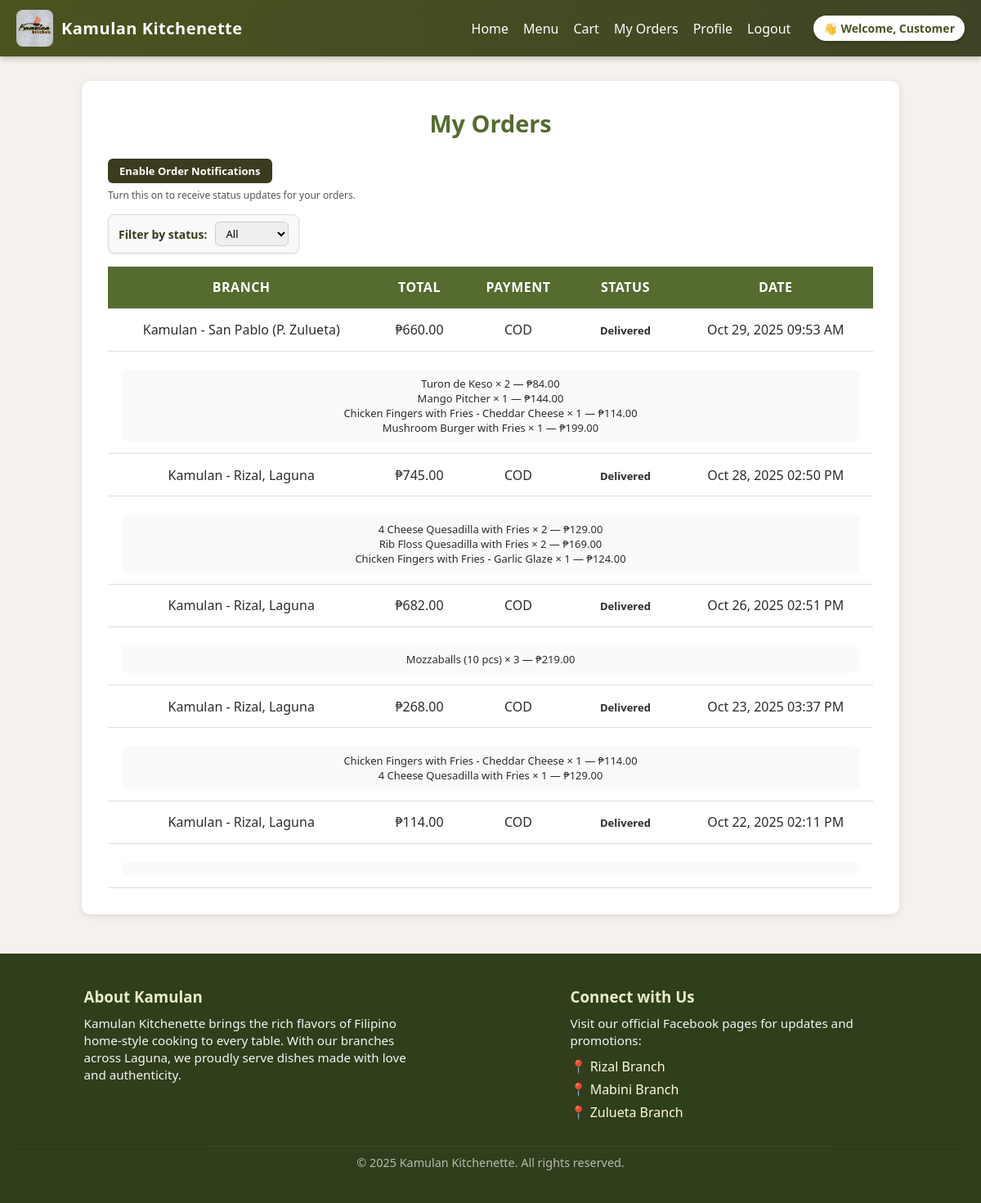
/buyer/orders.php (signed in), run on the app's committed database.
### tables this page shows
CREATE TABLE `orders` (
  `id` int(11) NOT NULL,
  `user_id` int(11) DEFAULT NULL,
  `branch_id` int(11) DEFAULT NULL,
  `address` varchar(255) DEFAULT NULL,
  `phone` varchar(20) DEFAULT NULL,
  `note` text DEFAULT NULL,
  `total` decimal(10,2) DEFAULT NULL,
  `payment_method` enum('COD','GCash') DEFAULT 'COD',
  `status` enum('Placed','Preparing','Out for Delivery','Delivered','Cancelled') DEFAULT 'Placed',
  `rider_id` int(11) DEFAULT NULL,
  `created_at` timestamp NOT NULL DEFAULT current_timestamp(),
  `delivered_at` datetime DEFAULT NULL,
  `delivery_fee` decimal(10,2) NOT NULL DEFAULT 0.00
);

CREATE TABLE `branches` (
  `id` int(11) NOT NULL,
  `name` varchar(150) NOT NULL,
  `address` varchar(255) DEFAULT NULL,
  `contact` varchar(50) DEFAULT NULL,
  `created_at` timestamp NOT NULL DEFAULT current_timestamp(),
  `delivery_fee` decimal(10,2) NOT NULL DEFAULT 0.00
);

CREATE TABLE `order_items` (
  `id` int(11) NOT NULL,
  `order_id` int(11) DEFAULT NULL,
  `menu_item_id` int(11) DEFAULT NULL,
  `qty` int(11) DEFAULT NULL,
  `price` decimal(10,2) DEFAULT NULL,
  `addons` text DEFAULT NULL
);

CREATE TABLE `menu_items` (
  `id` int(11) NOT NULL,
  `name` varchar(150) DEFAULT NULL,
  `description` text DEFAULT NULL,
  `price` decimal(10,2) DEFAULT NULL,
  `image` varchar(255) DEFAULT NULL,
  `category` varchar(50) DEFAULT NULL,
  `flavor` varchar(100) DEFAULT NULL,
  `available` tinyint(1) DEFAULT 1,
  `created_at` timestamp NOT NULL DEFAULT current_timestamp()
);

### buyer/orders.php (the view, shortened to what this page needs)
<?php
require_once(__DIR__ . '/../config/db.php');
$user_id = $_SESSION['user']['id'];
$status_filter = isset($_GET['status']) && $_GET['status'] !== '' ? $_GET['status'] : '';
$query = "
    SELECT o.*, b.name AS branch_name
    FROM orders o
    LEFT JOIN branches b ON o.branch_id = b.id
    WHERE o.user_id = ?
";
$params = [$user_id];
$query .= " ORDER BY o.created_at DESC";
$stmt = $pdo->prepare($query);
$stmt->execute($params);
$orders = $stmt->fetchAll(PDO::FETCH_ASSOC);
?>
<!doctype html>
<html>
<head>
    <link rel="stylesheet" href="../assets/css/style.css">
</head>
<body>
<?php include __DIR__ . '/../_partials/header.php'; ?>
<div class="container">
    <h2>My Orders</h2>
    <button id="enablePushBtn" class="enable-push-btn" type="button">Enable Order Notifications</button>
    <small class="enable-push-hint">Turn this on to receive status updates for your orders.</small>
    <form method="get" class="filter-box">
        <label for="status">Filter by status:</label>
        <select name="status" id="status" onchange="this.form.submit()">
            <option value="">All</option>
        </select>
    </form>
    <?php if (empty($orders)): ?>
        <div class="empty">No orders found<?= $status_filter ? " for status '$status_filter'" : '' ?>.</div>
    <?php else: ?>
        <table>
            <thead>
                <tr>
                    <th>Branch</th>
                    <th>Total</th>
                    <th>Payment</th>
                    <th>Status</th>
                    <th>Date</th>
                </tr>
            </thead>
            <tbody>
                <?php foreach ($orders as $order): ?>
                    <tr>
                        <td><?= htmlspecialchars($order['branch_name'] ?? 'N/A') ?></td>
                        <td>₱<?= number_format($order['total'], 2) ?></td>
                        <td><?= htmlspecialchars(ucfirst($order['payment_method'])) ?></td>
                        <td>
                            <span class="status <?= strtolower(str_replace(' ', '-', $order['status'])) ?>">
                                <?= htmlspecialchars(ucfirst($order['status'])) ?>
                            </span>
                        </td>
                        <td><?= date('M d, Y h:i A', strtotime($order['created_at'])) ?></td>
                    </tr>
                    <?php
                        $itemStmt = $pdo->prepare("
                            SELECT oi.*, m.name
                            FROM order_items oi
                            JOIN menu_items m ON oi.menu_item_id = m.id
                            WHERE oi.order_id = ?
                        ");
                        $itemStmt->execute([$order['id']]);
                        $items = $itemStmt->fetchAll(PDO::FETCH_ASSOC);
                    ?>
                    <tr>
                        <td colspan="5">
                            <div class="details">
                                <?php foreach ($items as $it): ?>
                                    <div>
                                        <?= htmlspecialchars($it['name']) ?> × <?= (int)$it['qty'] ?> — ₱<?= number_format($it['price'],2) ?>
                                    </div>
                                <?php endforeach; ?>
                            </div>
                        </td>
                    </tr>
                <?php endforeach; ?>
            </tbody>
        </table>
    <?php endif; ?>
</div>
<?php include __DIR__ . '/../_partials/footer.php'; ?>
</body>
</html>

### _partials/header.php (shortened to what this page needs)
<?php
$user = $_SESSION['user'] ?? null;
$userName = $user['first_name'] ?? '';
?>
<header class="site-header">
  <div class="brand">
    <img src="/kamulan-system/assets/images/kamulan-logo.jpg" class="logo" alt="Kamulan Logo">
    <h1>Kamulan Kitchenette</h1>
  </div>
  <nav class="nav">
    <a href="/kamulan-system/buyer/index.php">Home</a>
    <a href="/kamulan-system/buyer/menu.php">Menu</a>
    <?php if ($user): ?>
      <a href="/kamulan-system/buyer/cart.php">Cart</a>
      <a href="/kamulan-system/buyer/orders.php">My Orders</a>
      <a href="/kamulan-system/buyer/profile.php">Profile</a>
      <a href="/kamulan-system/auth/logout.php" class="nav-link logout" onclick="confirmLogout(event)">Logout</a>
      <span class="welcome-pill">
        👋 Welcome, <?= htmlspecialchars($userName) ?>
      </span>
    <?php else: ?>
      <a href="/kamulan-system/auth/login.php">Login</a>
    <?php endif; ?>
  </nav>
</header>

### _partials/footer.php (shortened to what this page needs)
<footer class="main-footer">
  <div class="footer-content">
    <div class="about">
      <h3>About Kamulan</h3>
      <p>
        Kamulan Kitchenette brings the rich flavors of Filipino home-style cooking to every table.
        With our branches across Laguna, we proudly serve dishes made with love and authenticity.
      </p>
    </div>
    <div class="socials">
      <h3>Connect with Us</h3>
      <p>Visit our official Facebook pages for updates and promotions:</p>
      <ul class="branch-links">
        <li>
          <a href="https://www.facebook.com/kamulankitchenette" target="_blank" rel="noopener noreferrer">
            📍 Rizal Branch
          </a>
        </li>
        <li>
          <a href="https://www.facebook.com/profile.php?id=61578990466393" target="_blank" rel="noopener noreferrer">
            📍 Mabini Branch
          </a>
        </li>
        <li>
          <a href="https://www.facebook.com/profile.php?id=61576721933563" target="_blank" rel="noopener noreferrer">
            📍 Zulueta Branch
          </a>
        </li>
      </ul>
    </div>
  </div>
  <p class="footer-copy">© 2025 Kamulan Kitchenette. All rights reserved.</p>
</footer>

### assets/css/style.css (style rules this page uses)
:root { --primary: #556b2f; --accent: #d26a3b; --dark-brown: #3e2f1c; --light-bg: #f5f2ed; --text-dark: #2c2c2c; --text-light: #fff; --success: #6b8e23; --error: #c0392b; --radius: 12px; --shadow: 0 4px 12px rgba(0,0,0,0.1); --transition: all 0.25s ease-in-out; }
* { box-sizing: border-box; margin: 0; padding: 0; font-family: 'Poppins', 'Segoe UI', sans-serif; }
body { background: var(--light-bg); color: var(--text-dark); overflow-x: hidden; }
.button, button { background: var(--primary); color: var(--text-light); border: none; border-radius: var(--radius); padding: 10px 16px; cursor: pointer; font-weight: 600; transition: var(--transition); }
input, select, textarea { padding: 10px 12px; border: 1.5px solid #ccc; border-radius: var(--radius); width: 100%; transition: 0.25s; }
a { color: var(--accent); text-decoration: none; transition: 0.2s; }
.site-header { display: flex; align-items: center; justify-content: space-between; background: linear-gradient(90deg, #4b5320, #3e4425); padding: 12px 20px; color: white; font-family: 'Poppins', sans-serif; box-shadow: 0 2px 8px rgba(0,0,0,0.25); position: sticky; top: 0; z-index: 999; }
.site-header .brand { display: flex; align-items: center; gap: 10px; }
.site-header .logo { height: 45px; border-radius: 8px; }
.site-header .nav { display: flex; align-items: center; gap: 18px; }
.site-header .nav a { color: #fff; text-decoration: none; font-weight: 500; transition: 0.3s; }
.site-header .welcome-pill { margin-left: 10px; background: #fff; color: #4b5320; padding: 6px 12px; border-radius: 25px; font-weight: bold; font-size: 14px; box-shadow: 0 2px 5px rgba(0,0,0,0.2); }
.main-footer { background: var(--dark-brown); color: var(--text-light); padding: 2rem 1.5rem; text-align: center; margin-top: 3rem; }
.footer-content { display: flex; flex-wrap: wrap; justify-content: space-around; align-items: flex-start; gap: 2rem; margin-bottom: 1rem; }
.footer-content .about { max-width: 400px; text-align: left; }
.footer-content h3 { color: var(--accent); margin-bottom: 0.5rem; }
.footer-content p { font-size: 0.95rem; line-height: 1.4; }
.footer-copy { font-size: 0.9rem; opacity: 0.8; border-top: 1px solid rgba(255,255,255,0.2); padding-top: 0.5rem; }
.container { max-width: 800px; margin: 2rem auto; background: var(--light-bg); padding: 2rem; border-radius: var(--radius); box-shadow: var(--shadow); }
h2 { color: var(--primary); margin-bottom: 1rem; text-align: center; }
.container { max-width: 1100px; margin: 2rem auto; padding: 2rem; }
h2 { color: var(--primary); text-align: center; margin-bottom: 1.5rem; }
.container { max-width: 1000px; margin: 2rem auto; padding: 2rem; background: #fff; border-radius: 10px; box-shadow: 0 2px 10px rgba(0,0,0,0.1); }
.container h2 { text-align: center; color: var(--primary, #b84e3c); margin-bottom: 1.5rem; font-size: 1.8rem; font-weight: 700; }
.container table { width: 100%; border-collapse: collapse; margin-top: 1rem; font-size: 1rem; }
.container table th, .container table td { padding: 0.9rem 1rem; border-bottom: 1px solid #ddd; text-align: center; }
.container table th { background: var(--primary, #b84e3c); color: #fff; text-transform: uppercase; letter-spacing: 0.5px; }

### buyer/orders.php (style rules this page uses)
.container { width: 90%; margin: 30px auto; }
h2 { color: var(--dark-brown); margin-bottom: 20px; }
.filter-box { display: flex; align-items: center; gap: 10px; background: #f9f9f9; padding: 8px 12px; border-radius: 8px; border: 1px solid #ddd; width: 25%; min-width: 220px; margin-bottom: 15px; box-shadow: 0 1px 3px rgba(0,0,0,0.1); }
.filter-box label { font-weight: 600; color: #3b3b1f; font-size: 14px; }
.filter-box select { flex: 1; padding: 4px 8px; border-radius: 6px; border: 1px solid #ccc; font-size: 13px; }
table { width:100%; border-collapse:collapse; margin-top: 15px; font-size: 14px; }
th, td { padding: 8px; border-bottom: 1px solid #ddd; text-align: left; }
th { background: #3b3b1f; color: #fff; }
.status { padding: 3px 7px; border-radius: 6px; font-weight: 600; font-size: 13px; }
.details { margin-top:8px; background:#fafafa; padding:8px; border-radius:8px; font-size:13px; }
.enable-push-btn { margin-bottom: 6px; padding: 6px 14px; border-radius: 6px; border: none; background: #3b3b1f; color: #fff; cursor: pointer; font-size: 13px; }
.enable-push-hint { display: block; margin-bottom: 15px; color: #555; font-size: 12px; }

### data on the page
orders: branch.name "Kamulan - San Pablo (P. Zulueta)", total "660.00", payment_method "COD", status "Delivered", created_at "Oct 29, 2025 09:53 AM"
order_items: menu_item.name "Turon de Keso", qty "2", price "84.00"
order_items: menu_item.name "Mango Pitcher", qty "1", price "144.00"
order_items: menu_item.name "Chicken Fingers with Fries - Cheddar Cheese", qty "1", price "114.00"
order_items: menu_item.name "Mushroom Burger with Fries", qty "1", price "199.00"
orders: branch.name "Kamulan - Rizal, Laguna", total "745.00", payment_method "COD", status "Delivered", created_at "Oct 28, 2025 02:50 PM"
order_items: menu_item.name "4 Cheese Quesadilla with Fries", qty "2", price "129.00"
order_items: menu_item.name "Rib Floss Quesadilla with Fries", qty "2", price "169.00"
order_items: menu_item.name "Chicken Fingers with Fries - Garlic Glaze", qty "1", price "124.00"
orders: branch.name "Kamulan - Rizal, Laguna", total "682.00", payment_method "COD", status "Delivered", created_at "Oct 26, 2025 02:51 PM"
order_items: menu_item.name "Mozzaballs (10 pcs)", qty "3", price "219.00"
orders: branch.name "Kamulan - Rizal, Laguna", total "268.00", payment_method "COD", status "Delivered", created_at "Oct 23, 2025 03:37 PM"
order_items: menu_item.name "Chicken Fingers with Fries - Cheddar Cheese", qty "1", price "114.00"
order_items: menu_item.name "4 Cheese Quesadilla with Fries", qty "1", price "129.00"
orders: branch.name "Kamulan - Rizal, Laguna", total "114.00", payment_method "COD", status "Delivered", created_at "Oct 22, 2025 02:11 PM"

### other printed values
$userName "Customer"
